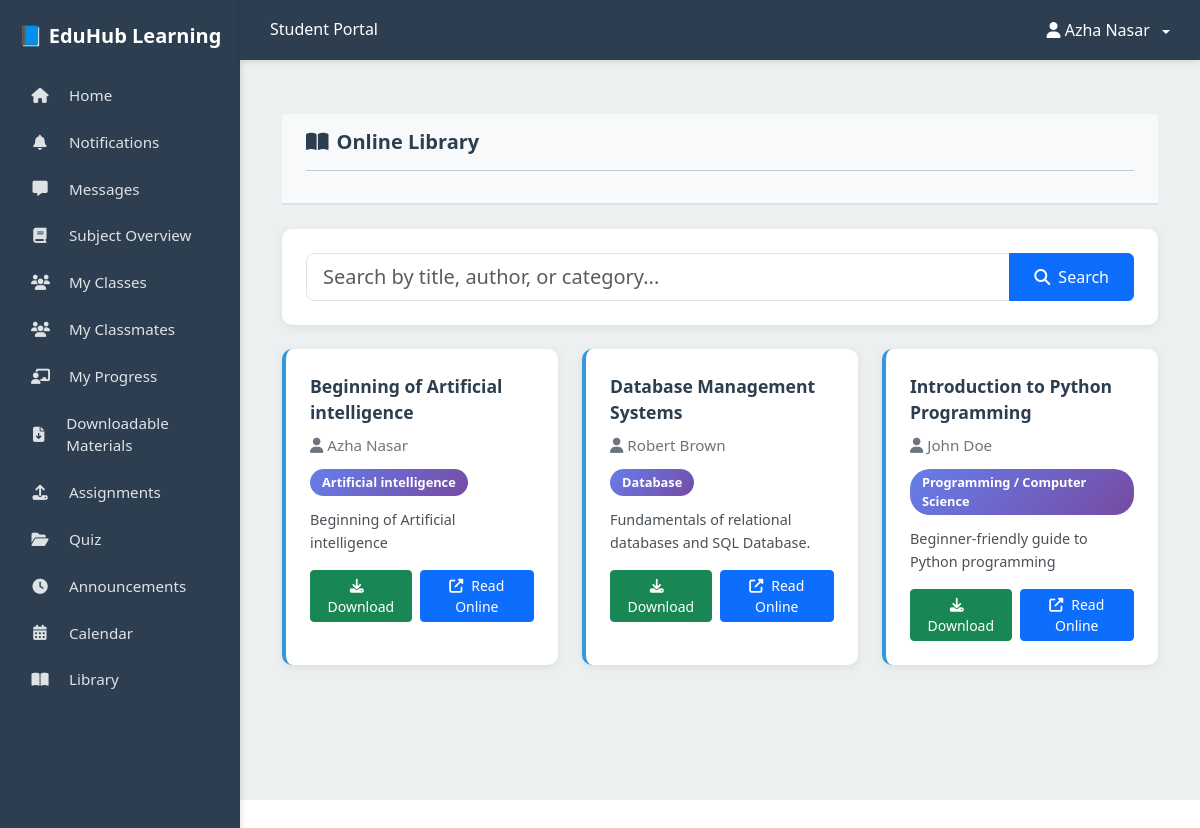
The page /library_student.php (signed in) on the database its author committed.
### tables this page shows
CREATE TABLE `student` (
  `student_id` int(11) NOT NULL,
  `user_id` int(11) NOT NULL,
  `name` varchar(100) NOT NULL,
  `email` varchar(100) NOT NULL,
  `password` varchar(255) NOT NULL,
  `class_id` int(11) NOT NULL,
  `student_number` varchar(20) DEFAULT NULL,
  `phone` varchar(20) DEFAULT NULL,
  `address` text DEFAULT NULL,
  `date_of_birth` date DEFAULT NULL,
  `enrollment_date` date DEFAULT curdate(),
  `profile_image` varchar(255) DEFAULT NULL,
  `created_at` timestamp NOT NULL DEFAULT current_timestamp(),
  `updated_at` timestamp NOT NULL DEFAULT current_timestamp() ON UPDATE current_timestamp(),
  `status` enum('Active','Suspended') NOT NULL DEFAULT 'Active'
);

CREATE TABLE `library_book` (
  `book_id` int(11) NOT NULL,
  `title` varchar(255) NOT NULL,
  `author` varchar(255) DEFAULT NULL,
  `description` text DEFAULT NULL,
  `category` varchar(100) DEFAULT NULL,
  `external_url` varchar(500) DEFAULT NULL,
  `file_path` varchar(500) DEFAULT NULL,
  `added_by` int(11) NOT NULL,
  `created_at` timestamp NOT NULL DEFAULT current_timestamp()
);

### library_student.php (the view, shortened to what this page needs)
<?php
require_once 'dbcon.php';
$search = trim($_GET['q'] ?? '');
$where = "";
$sql = "SELECT * FROM library_book $where ORDER BY created_at DESC";
$stmt = $conn->prepare($sql);
$stmt->execute();
$res = $stmt->get_result();
?>
<!DOCTYPE html>
<html lang="en">
<head>
  <link href="https://cdn.jsdelivr.net/npm/bootstrap@5.3.3/dist/css/bootstrap.min.css" rel="stylesheet">
  <link href="https://cdnjs.cloudflare.com/ajax/libs/font-awesome/6.5.0/css/all.min.css" rel="stylesheet">
</head>
<body>
<?php include 'student_layout.php'; ?>
<div class="container-fluid mt-4">
  <div class="page-header-simple">
    <h4>
      <i class="fas fa-book-open me-2"></i>Online Library <hr>
    </h4>
  </div>
  <div class="search-section">
    <form method="get">
      <div class="input-group">
        <input type="text"
               name="q"
               class="form-control form-control-lg"
               placeholder="Search by title, author, or category..."
               value="<?= htmlspecialchars($search) ?>">
        <button class="btn btn-primary px-4" type="submit">
          <i class="fas fa-search me-2"></i>Search
        </button>
      </div>
    </form>
  </div>
  <div class="row g-4">
  <?php if ($res->num_rows > 0): ?>
      <?php while ($book = $res->fetch_assoc()): ?>
          <div class="col-md-6 col-lg-4">
              <div class="book-card">
                  <div class="book-title"><?= htmlspecialchars($book['title']) ?></div>
                  <div class="book-author">
                    <i class="fas fa-user me-1"></i><?= htmlspecialchars($book['author']) ?>
                  </div>
                  <?php if (!empty($book['category'])): ?>
                    <span class="book-category"><?= htmlspecialchars($book['category']) ?></span>
                  <?php endif; ?>
                  <?php if (!empty($book['description'])): ?>
                    <div class="book-description">
                        <?= nl2br(htmlspecialchars($book['description'])) ?>
                    </div>
                  <?php endif; ?>
                  <div class="d-flex gap-2 mt-auto">
                      <?php if (!empty($book['file_path'])): ?>
                          <a href="<?= htmlspecialchars($book['file_path']) ?>"
                             download
                             class="btn btn-success btn-sm flex-fill">
                              <i class="fas fa-download me-2"></i>Download
                          </a>
                      <?php endif; ?>
                      <?php if (!empty($book['external_url'])): ?>
                          <a href="<?= htmlspecialchars($book['external_url']) ?>"
                             target="_blank"
                             class="btn btn-primary btn-sm flex-fill">
                              <i class="fas fa-external-link-alt me-2"></i>Read Online
                          </a>
                      <?php endif; ?>
                  </div>
              </div>
          </div>
      <?php endwhile; ?>
  <?php endif; ?>
  </div>
</div>
</body>
</html>

### student_layout.php (shortened to what this page needs)
<?php
include('dbcon.php');
$student_id = $_SESSION['student_id'] ?? null;
$query = "SELECT name, profile_image FROM student WHERE student_id = ?";
$stmt = $conn->prepare($query);
$stmt->bind_param("i", $student_id);
$stmt->execute();
$result = $stmt->get_result();
$row = $result->fetch_assoc();
$student_name = $row['name'] ?? 'Student';
?>
<!DOCTYPE html>
<html lang="en">
<head>
    <link href="https://cdn.jsdelivr.net/npm/bootstrap@5.3.0/dist/css/bootstrap.min.css" rel="stylesheet">
    <link rel="stylesheet" href="https://cdnjs.cloudflare.com/ajax/libs/font-awesome/6.5.0/css/all.min.css">
</head>
<body>
    <div class="sidebar d-flex flex-column p-2">
        <h5 class="text-center mt-3 mb-4">📘 EduHub Learning</h5>
        <a href="student_Dashboard.php" class="nav-link"><i class="fas fa-home me-2"></i> Home</a>
        <a href="s_notifications.php" class="nav-link"><i class="fas fa-bell me-2"></i> Notifications</a>
        <a href="s_messages.php" class="nav-link"><i class="fas fa-comment-alt me-2"></i> Messages</a>
        <a href="s_subject_overview.php" class="nav-link"><i class="fas fa-book me-2"></i> Subject Overview</a>
        <a href="s_classes.php" class="nav-link"><i class="fas fa-users me-2"></i> My Classes</a>
        <a href="s_classmates.php" class="nav-link"><i class="fas fa-users me-2"></i> My Classmates</a>
        <a href="s_progress.php" class="nav-link"><i class="fas fa-chalkboard-teacher me-2"></i> My Progress</a>
        <a href="s_materials.php" class="nav-link"><i class="fas fa-file-download me-2"></i> Downloadable Materials</a>
        <a href="s_assignments.php" class="nav-link"><i class="fas fa-upload me-2"></i> Assignments</a>
        <a href="s_quiz.php" class="nav-link"><i class="fas fa-folder-open me-2"></i> Quiz</a>
        <a href="s_announcements.php" class="nav-link"><i class="fas fa-clock me-2"></i> Announcements</a>
        <a href="s_calendar.php" class="nav-link"><i class="fas fa-calendar-alt me-2"></i> Calendar</a>
        <a href="library_student.php" class="nav-link"><i class="fas fa-book-open me-2"></i> Library</a>
    </div>
    <div class="topbar">
        <h6 class="mb-0">Student Portal</h6>
        <div class="dropdown">
            <a href="#" class="dropdown-toggle" id="dropdownMenuButton" data-bs-toggle="dropdown" aria-expanded="false">
                <i class="fas fa-user"></i> <?php echo htmlspecialchars($student_name); ?>
            </a>
        </div>
    </div>
    <div class="content">

### library_student.php (style rules this page uses)
.book-card { background: white; border-radius: 10px; padding: 1.5rem; height: 100%; box-shadow: 0 2px 8px rgba(0,0,0,0.08); transition: all 0.3s ease; border-left: 4px solid #3498db; }
.book-title { font-size: 1.1rem; font-weight: 600; color: #2c3e50; margin-bottom: 0.5rem; }
.book-author { color: #6c757d; font-size: 0.95rem; margin-bottom: 0.75rem; }
.book-category { display: inline-block; background: linear-gradient(135deg, #667eea 0%, #764ba2 100%); color: white; padding: 0.25rem 0.75rem; border-radius: 20px; font-size: 0.8rem; font-weight: 600; margin-bottom: 0.75rem; }
.book-description { font-size: 0.9rem; color: #495057; line-height: 1.6; margin-bottom: 1rem; max-height: 80px; overflow: hidden; text-overflow: ellipsis; }
.search-section { background: white; padding: 1.5rem; border-radius: 10px; box-shadow: 0 2px 8px rgba(0,0,0,0.08); margin-bottom: 1.5rem; }

### student_layout.php (style rules this page uses)
body { font-family: 'Segoe UI', sans-serif; margin: 0; padding: 0; height: 100vh; overflow: hidden; }
.sidebar { position: fixed; top: 0; left: 0; height: 100%; width: 240px; background-color: #2c3e50; color: white; z-index: 50; box-shadow: 2px 0 5px rgba(0,0,0,0.1); padding-top: 60px; }
.sidebar h5 { margin-top: 20px; text-align: center; font-weight: bold; }
.sidebar .nav-link { color: rgba(255,255,255,0.85); padding: 12px 20px; display: flex; align-items: center; gap: 12px; transition: all 0.2s ease; border-left: 3px solid transparent; text-decoration: none; font-size: 0.95rem; }
.sidebar .nav-link i { width: 18px; text-align: center; font-size: 0.95rem; }
.topbar { position: fixed; top: 0; left: 240px; right: 0; height: 60px; background: #2c3e50; color: white; padding: 0 30px; display: flex; justify-content: space-between; align-items: center; z-index: 60; box-shadow: 0 2px 5px rgba(0,0,0,0.1); }
.topbar .dropdown { position: relative; z-index: 70; }
.topbar h6 { margin: 0; font-weight: 500; font-size: 1rem; color: white; }
.content { margin-left: 240px; margin-top: 60px; padding: 30px; height: calc(100vh - 60px); overflow-y: auto; overflow-x: hidden; background-color: #ecf0f1; position: relative; z-index: 1; }
.dropdown-toggle { color: white !important; text-decoration: none; }
.dropdown-toggle::after { display: inline-block; margin-left: 0.5em; vertical-align: middle; }
.page-header-simple { background: #f8f9fa; padding: 1rem 1.5rem; border-radius: 0; margin-bottom: 1.5rem; border-bottom: 2px solid #dee2e6; position: relative; z-index: 1; }
.page-header-simple h4 { margin: 0; font-size: 1.25rem; font-weight: 600; color: #2c3e50; }

### rows shown on the page
student: name "Azha Nasar"
library_book: title "Beginning of Artificial intelligence", author "Azha Nasar", category "Artificial intelligence", description "Beginning of Artificial intelligence"
library_book: title "Database Management Systems", author "Robert Brown", category "Database", description "Fundamentals of relational databases and SQL Database."
library_book: title "Introduction to Python Programming", author "John Doe", category "Programming / Computer Science", description "Beginner-friendly guide to Python programming"
